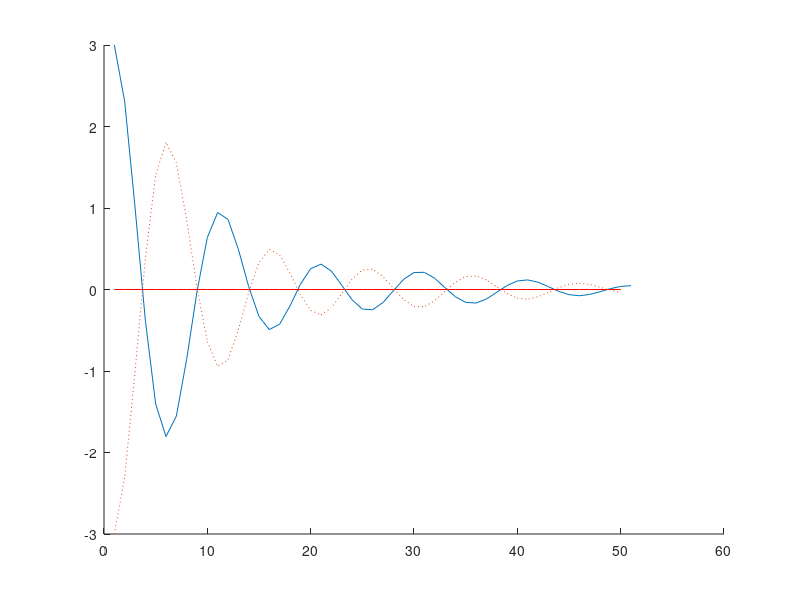

MATLAB code to generate this figure:
clc;
close all;
clear;

%% init setting
fs = 40;
NX = 50;
t = 0:1/fs:NX/fs;
x = 2*exp(-3*t).*cos(8*pi*t) + exp(-4*t).*cos(6*pi*t);

figure;
% subplot(211)
% plot(x,'g')
hold on;

p = 4; % ??

c = zeros(p,p);
for i = 1:p
    for j = 1:p
        c(i,j) = x(p-i+1:NX-i)*x(p-j+1:NX-j)' + x(i+1:NX-p+i)*x(j+1:NX-p+j)';
    end
end

b = zeros(p,1);
for i = 1:p
    b(i,1) = x(p-i+1:NX-i)*x(p+1:NX)' + x(i+1:NX-p+i)*x(1:NX-p)';
end

a = [1;c\(-b)]';

z = roots(a);

zmat = zeros(p,p);
for i = 1:p
    for j = 1:p
        zmat(i,j) = real(z(j)^i);
    end
end

% z = sort(z,'descend');

A = zmat\x(1:p)';

% A = sort(A,'descend');

rx = zeros(1,NX);
for i = 1:p
    rx(i) = x(i);
end
%%
for i = p+1:NX
    rx(i) = -sum(x(i-p:i-1).*fliplr(a(2:p+1)));
end

% subplot(212)
% plot(rx,'r:');

%% calc ValidLength
maxer = abs(A(1));
for i = 1:p
    if sum(abs(A(i:p))) < maxer*0.005
        ValidLength = i;
        break;
    end
    ValidLength = i;
end
ValidLength = p;

%% re-construction by prony
rxPRONY = zeros(1, NX);
error = zeros(1,NX);
for i = 1:NX
    rxTmp = 0;
    for j = 1:ValidLength
        rxTmp = rxTmp + A(j)*z(j)^i;
        
    end
   
    error(i) = rxTmp - x(i);
    rxPRONY(i) = real(rxTmp);
end

% subplot(211)
plot(x);
hold on;
% subplot(212)
plot(rxPRONY,'r');hold on;
plot(rxPRONY - x(1:NX), ':');





